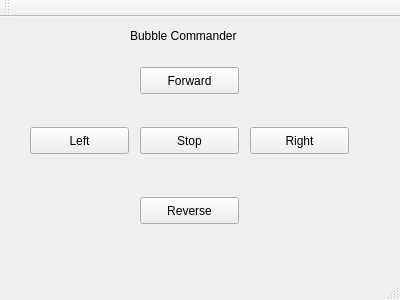
<?xml version="1.0" encoding="UTF-8"?>
<ui version="4.0">
 <class>MainWindow</class>
 <widget class="QMainWindow" name="MainWindow">
  <property name="geometry">
   <rect>
    <x>0</x>
    <y>0</y>
    <width>400</width>
    <height>300</height>
   </rect>
  </property>
  <property name="windowTitle">
   <string>MainWindow</string>
  </property>
  <widget class="QWidget" name="centralWidget">
   <widget class="QLabel" name="label">
    <property name="geometry">
     <rect>
      <x>130</x>
      <y>10</y>
      <width>141</width>
      <height>17</height>
     </rect>
    </property>
    <property name="text">
     <string>Bubble Commander</string>
    </property>
   </widget>
   <widget class="QPushButton" name="FORWARD">
    <property name="geometry">
     <rect>
      <x>140</x>
      <y>50</y>
      <width>99</width>
      <height>27</height>
     </rect>
    </property>
    <property name="text">
     <string>Forward</string>
    </property>
   </widget>
   <widget class="QPushButton" name="REVERSE">
    <property name="geometry">
     <rect>
      <x>140</x>
      <y>180</y>
      <width>99</width>
      <height>27</height>
     </rect>
    </property>
    <property name="text">
     <string>Reverse</string>
    </property>
   </widget>
   <widget class="QPushButton" name="LEFT">
    <property name="geometry">
     <rect>
      <x>30</x>
      <y>110</y>
      <width>99</width>
      <height>27</height>
     </rect>
    </property>
    <property name="text">
     <string>Left</string>
    </property>
   </widget>
   <widget class="QPushButton" name="RIGHT">
    <property name="geometry">
     <rect>
      <x>250</x>
      <y>110</y>
      <width>99</width>
      <height>27</height>
     </rect>
    </property>
    <property name="text">
     <string>Right</string>
    </property>
   </widget>
   <widget class="QPushButton" name="STOP">
    <property name="geometry">
     <rect>
      <x>140</x>
      <y>110</y>
      <width>99</width>
      <height>27</height>
     </rect>
    </property>
    <property name="text">
     <string>Stop</string>
    </property>
   </widget>
  </widget>
  <widget class="QMenuBar" name="menuBar">
   <property name="geometry">
    <rect>
     <x>0</x>
     <y>0</y>
     <width>400</width>
     <height>22</height>
    </rect>
   </property>
  </widget>
  <widget class="QToolBar" name="mainToolBar">
   <attribute name="toolBarArea">
    <enum>TopToolBarArea</enum>
   </attribute>
   <attribute name="toolBarBreak">
    <bool>false</bool>
   </attribute>
  </widget>
  <widget class="QStatusBar" name="statusBar"/>
 </widget>
 <layoutdefault spacing="6" margin="11"/>
 <resources/>
 <connections/>
</ui>
